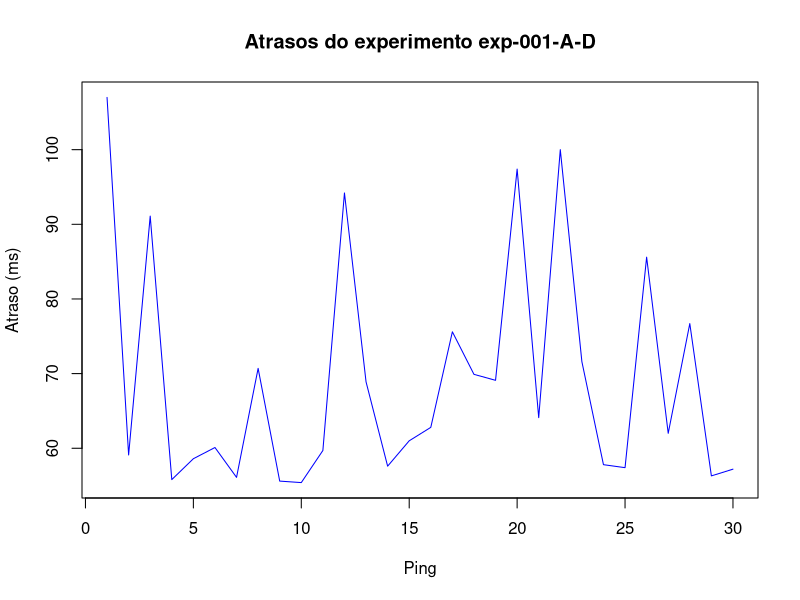

This chart was generated by the following R code:
# série temporal dos atrasos dos pings do experimento exp-001-A-D

# buscando atrasos
times <- read.csv("../hosts/A/data/times-D.txt", header=FALSE)
times <- times[, 1]

# criando estrutura da série temporal
ts_times <- ts(times)

# plotando série temporal
plot(
  ts_times,
  main="Atrasos do experimento exp-001-A-D",
  xlab="Ping",
  ylab="Atraso (ms)",
  col="blue"
)
